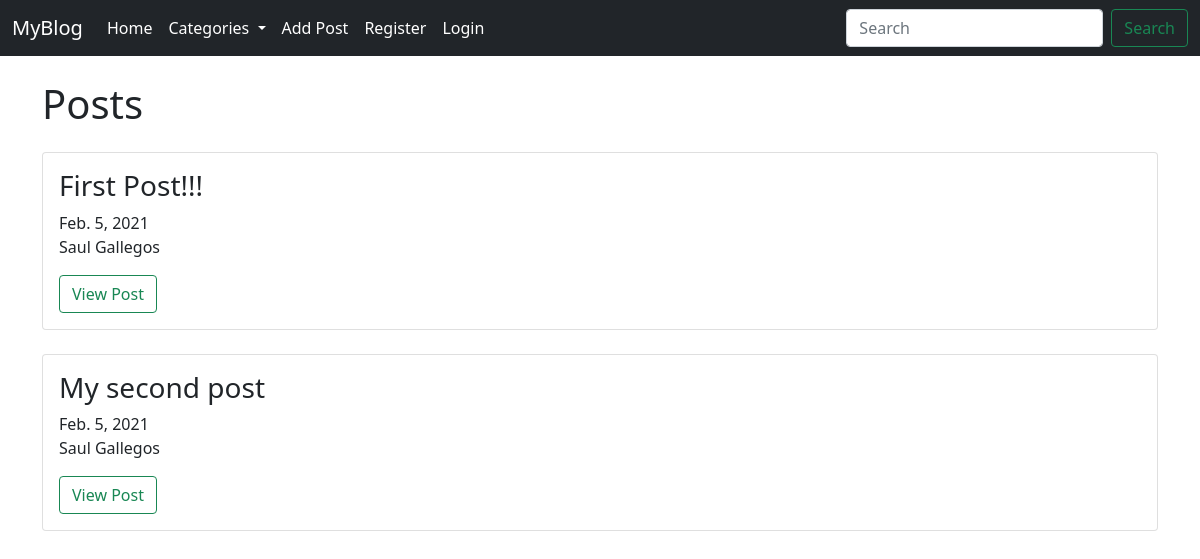
The app's page /, older data.
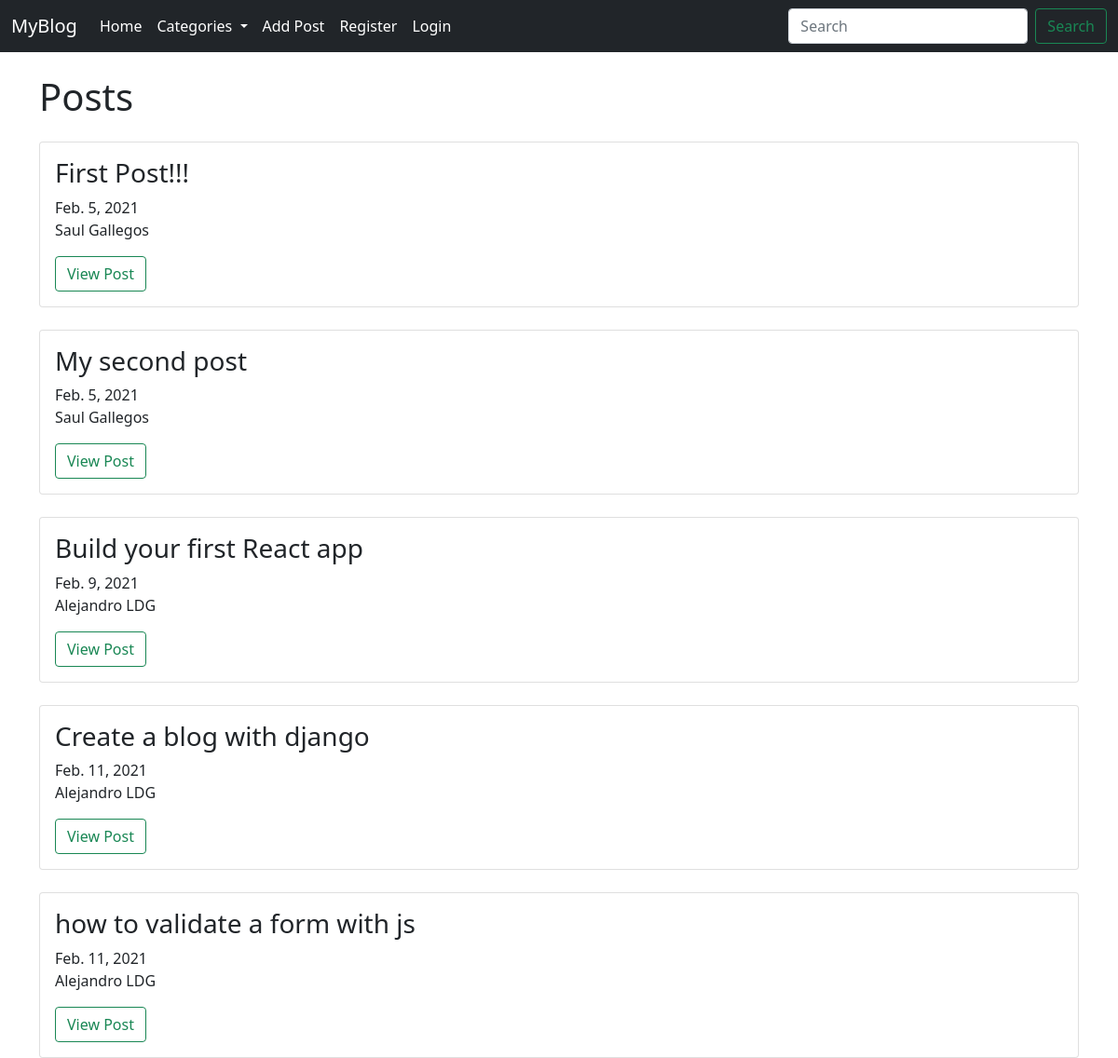
The same page, newer data.
### blog/models.py (models this page shows, shortened)
class Post(models.Model):
    title = models.CharField(max_length=250)
    body = models.TextField()
    author = models.ForeignKey(User, on_delete=models.CASCADE)
    date = models.DateField(auto_now_add=True)

### blog/views.py (the view)
# urls.py: path('', HomeView.as_view(), name='home'),
class HomeView(ListView):
     model = Post
     template_name = 'home.html'

### blog/templates/home.html
{% extends 'base.html' %}
{% block content %}
<h1>Posts</h1>
     {% for post in object_list %}
          <div class="card mt-4">
               <div class="card-body">
                    <h3>{{post.title}}</h3>
                    {{post.date}}
                    <p>{{post.author.first_name}} {{post.author.last_name}}</p>
                    <a class="btn btn-outline-success" href="{% url 'post_detail' post.pk %}">View Post</a>
               </div>
          </div>
     {% endfor %}
{% endblock %}

Row changes from the older to the newer data that the page shows:
added Post: title "Build your first React app", date "Feb. 9, 2021", author.first_name "Alejandro", author.last_name "LDG"
added Post: title "Create a blog with django", date "Feb. 11, 2021", author.first_name "Alejandro", author.last_name "LDG"
added Post: title "how to validate a form with js", date "Feb. 11, 2021", author.first_name "Alejandro", author.last_name "LDG"
